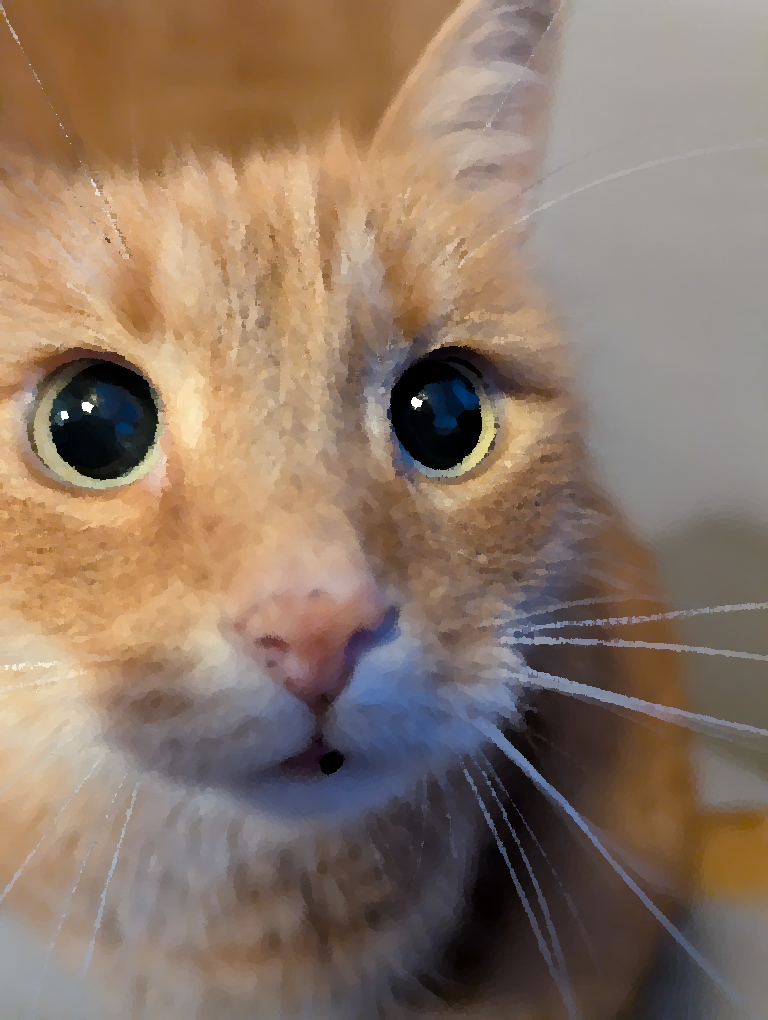
#> input picture img.png, 768 x 1020 px
$ python img_conv.py
#> lines starting #> are read from the running program, lines starting #| are printed output that depends on the picture
from PIL import Image

image = Image.open("img.png").convert("RGB")
#> image is the input picture: PIL image 768x1020 RGB; mean R, G, B 140.4, 119.4, 103.4
image = image.resize((640, 480))
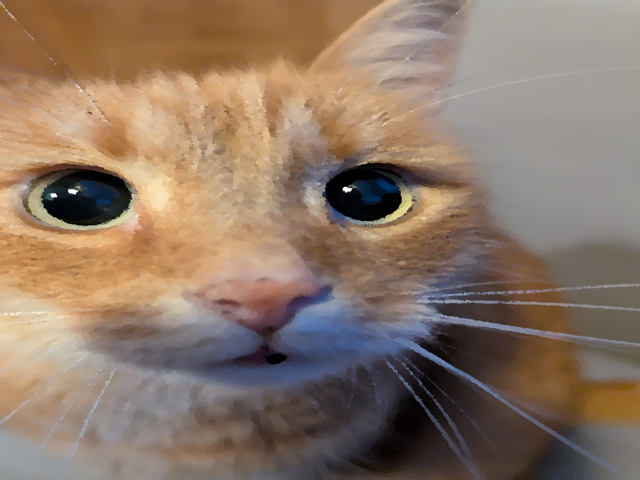
#> image: PIL image 640x480 RGB; mean R, G, B 140.4, 119.4, 103.4
pixels = image.load()

#> (the run stopped early here; a loop or call above may not have finished)
